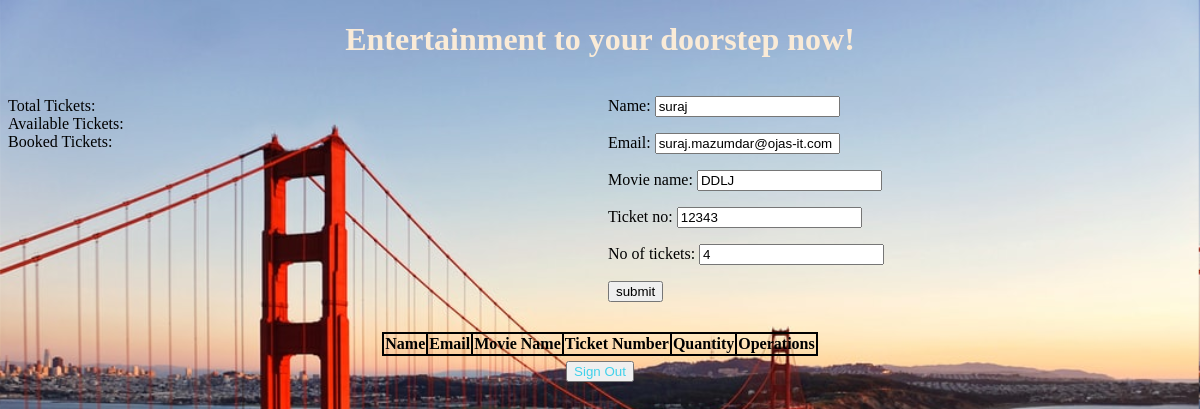
Screenshot of /edit/1 with the database file from the repository.
### book_app/models.py (models this page shows)
class TicketBookModel(models.Model):
    name = models.CharField(max_length=30)
    email = models.EmailField(max_length=30, default=None)
    movie_name = models.CharField(max_length=30)
    ticket_no = models.IntegerField()
    no_of_tickets = models.IntegerField()

### book_app/views.py (the view)
# urls.py: path('edit/<int:id>', views.update_ticket, name = 'update_ticket'),
def update_ticket(request, id):
    ticket = TicketBookModel.objects.get(pk=id)
    form = Ticket_forms(request.POST, instance = ticket)
    if form.is_valid():
        form.save()
        return redirect("/show")
    else:
        pi = TicketBookModel.objects.get(pk=id)
        form = Ticket_forms(instance=pi)
    return render(request, 'show.html', {'form': form})

### book_app/forms.py
class Ticket_forms(forms.ModelForm):
    class Meta:
        model = TicketBookModel
        fields = '__all__'

### templates/show.html (shortened to what this page needs)
<!DOCTYPE html>
{% load static %}
<html lang="en">
<head>
</head>
<body>
    <h1 style="font-family: cursive; color: antiquewhite; text-align: center;">Entertainment to your doorstep now!</h1>
    <form action="" method="POST">
        <div style="width: 100%; display: table;">
            <div style="display: table-row">
                <div style="width: 600px; display: table-cell;">
                <div>
                    <label for="">Total Tickets: {{total}}</label>
                </div>
                <div>
                    <label for="">Available Tickets: {{remain}}</label>
                </div>
                <div>
                    <label for="">Booked Tickets: {{booked}}</label>
                </div>
                </div>
                <div style="display: table-cell;">
                    {{form.as_p}}
                    <input type="submit" value="submit">
                </div>
            </div>
        </div>
        </form>
        <div>
            <center><table style = 'margin-top: 30px;'>
                <thead class="thead-dark">
                <tr>
                    <th>Name</th>
                    <th>Email</th>
                    <th>Movie Name</th>
                    <th>Ticket Number</th>
                    <th>Quantity</th>
                    <th>Operations</th>
                </tr>
                </thead>
            </table>  </center>
        </div>
    <center><button onclick="document.location.href='/logout';" style="color: rgb(65, 209, 235); margin-top: 5px;" class="close">Sign Out</button></center>
</body>
</html>

### rows the page displays
TicketBookModel: name "suraj", email "suraj.mazumdar@ojas-it.com", movie_name "DDLJ", ticket_no "12343", no_of_tickets "4"
